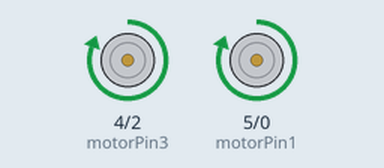
Bench run of a sketch on a simulated Arduino Uno, built with avr-gcc and run on an emulated ATmega328P. Shown: motor-driver pin pairs drawn as motors (green arrow = first pin HIGH = forward, orange = second pin HIGH = backward, longer = more drive).

Above: at 0.1 s.
At 4.1 s:
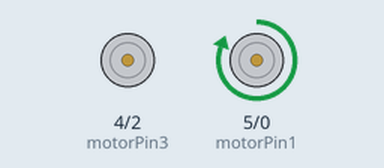
At 8.1 s:
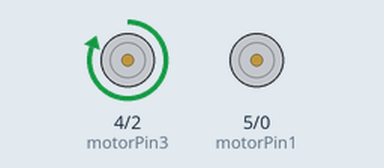
At 16.1 s:
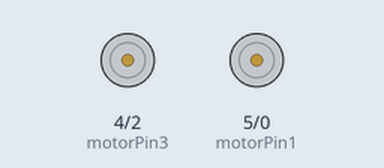
Timing chart, 0 to 17.6 s (numbered marks = the images above):
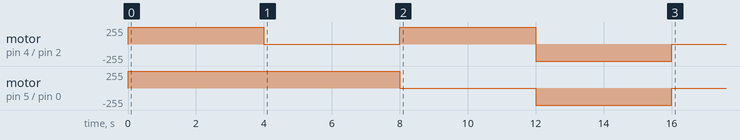

The sketch:

sketch_sep4a.ino
```cpp
#include <L293D.h>


//Motor A
const int motorPin1  = 5;  // saída A-
const int motorPin2  = 0;  // saída A+
//Motor B
const int motorPin3  = 4; // saída B-
const int motorPin4  = 2;  // saída B+


void setup(){

    //Set pins as outputs
    pinMode(motorPin1, OUTPUT);
    pinMode(motorPin2, OUTPUT);
    pinMode(motorPin3, OUTPUT);
    pinMode(motorPin4, OUTPUT);

    //Motor Control - Motor A: motorPin1,motorpin2 & Motor B: motorpin3,motorpin4


      //Esse código liga o Motor A e o B ao mesmo tempo no sentido hórario por 4 sec. (andar para frente)
    digitalWrite(motorPin1, HIGH);
    digitalWrite(motorPin2, LOW);
    digitalWrite(motorPin3, HIGH);
    digitalWrite(motorPin4, LOW);
    delay(4000);

    //Esse código liga o Motor A em sentido hórario e o B fica desligado  por 4 sec. (andar para frente virar para a direita)
    digitalWrite(motorPin1, HIGH);
    digitalWrite(motorPin2, LOW);
    digitalWrite(motorPin3, LOW);
    digitalWrite(motorPin4, LOW);
    delay(4000);

    //Esse código liga o Motor B em sentido hórario e o A fica desligado  por 4 sec (andar para frente virar para a esquerda).
    digitalWrite(motorPin1, LOW);
    digitalWrite(motorPin2, LOW);
    digitalWrite(motorPin3, HIGH);
    digitalWrite(motorPin4, LOW);
    delay(4000);

    //Esse código liga o Motor A e o B ao mesmo tempo no sentido anti-hórario por 4 sec. (andar para trás)
    digitalWrite(motorPin1, LOW);
    digitalWrite(motorPin2, HIGH);
    digitalWrite(motorPin3, LOW);
    digitalWrite(motorPin4, HIGH);
    delay(4000);


    //aqui desliga os motores
    digitalWrite(motorPin1, LOW);
    digitalWrite(motorPin2, LOW);
    digitalWrite(motorPin3, LOW);
    digitalWrite(motorPin4, LOW);

}


void loop(){


}
```
